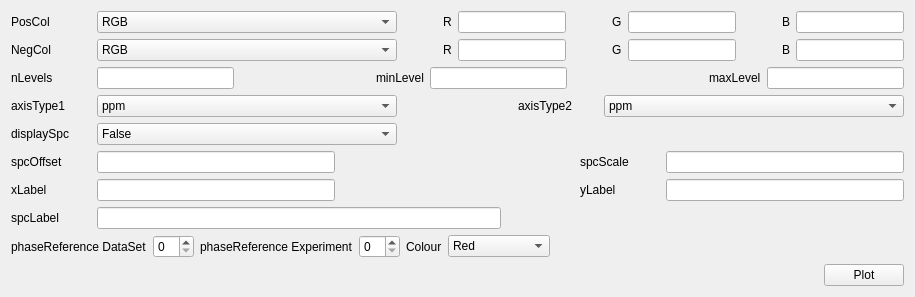
      <widget class="QWidget" name="dispParTab">
       <attribute name="title">
        <string>Display Parameters</string>
       </attribute>
       <layout class="QVBoxLayout" name="verticalLayout_4">
        <item>
         <layout class="QHBoxLayout" name="horizontalLayout_13">
          <item>
           <widget class="QLabel" name="label_36">
            <property name="minimumSize">
             <size>
              <width>80</width>
              <height>0</height>
             </size>
            </property>
            <property name="text">
             <string>PosCol</string>
            </property>
           </widget>
          </item>
          <item>
           <widget class="QComboBox" name="posCol">
            <property name="sizePolicy">
             <sizepolicy hsizetype="Preferred" vsizetype="Maximum">
              <horstretch>0</horstretch>
              <verstretch>0</verstretch>
             </sizepolicy>
            </property>
            <property name="minimumSize">
             <size>
              <width>300</width>
              <height>0</height>
             </size>
            </property>
            <item>
             <property name="text">
              <string>RGB</string>
             </property>
            </item>
            <item>
             <property name="text">
              <string>Red</string>
             </property>
            </item>
            <item>
             <property name="text">
              <string>Green</string>
             </property>
            </item>
            <item>
             <property name="text">
              <string>Blue</string>
             </property>
            </item>
            <item>
             <property name="text">
              <string>Black</string>
             </property>
            </item>
            <item>
             <property name="text">
              <string>Cyan</string>
             </property>
            </item>
            <item>
             <property name="text">
              <string>Magenta</string>
             </property>
            </item>
            <item>
             <property name="text">
              <string>Yellow</string>
             </property>
            </item>
            <item>
             <property name="text">
              <string>Gray</string>
             </property>
            </item>
            <item>
             <property name="text">
              <string>darkRed</string>
             </property>
            </item>
            <item>
             <property name="text">
              <string>darkGreen</string>
             </property>
            </item>
            <item>
             <property name="text">
              <string>darkBlue</string>
             </property>
            </item>
            <item>
             <property name="text">
              <string>darkCyan</string>
             </property>
            </item>
            <item>
             <property name="text">
              <string>darkMagenta</string>
             </property>
            </item>
           </widget>
          </item>
          <item>
           <spacer name="horizontalSpacer_22">
            <property name="orientation">
             <enum>Qt::Horizontal</enum>
            </property>
            <property name="sizeHint" stdset="0">
             <size>
              <width>40</width>
              <height>20</height>
             </size>
            </property>
           </spacer>
          </item>
          <item>
           <widget class="QLabel" name="label_35">
            <property name="text">
             <string>R</string>
            </property>
           </widget>
          </item>
          <item>
           <widget class="QLineEdit" name="posColR">
            <property name="alignment">
             <set>Qt::AlignCenter</set>
            </property>
           </widget>
          </item>
          <item>
           <spacer name="horizontalSpacer_20">
            <property name="orientation">
             <enum>Qt::Horizontal</enum>
            </property>
            <property name="sizeHint" stdset="0">
             <size>
              <width>40</width>
              <height>20</height>
             </size>
            </property>
           </spacer>
          </item>
          <item>
           <widget class="QLabel" name="label_33">
            <property name="text">
             <string>G</string>
            </property>
           </widget>
          </item>
          <item>
           <widget class="QLineEdit" name="posColG">
            <property name="alignment">
             <set>Qt::AlignCenter</set>
            </property>
           </widget>
          </item>
          <item>
           <spacer name="horizontalSpacer_18">
            <property name="orientation">
             <enum>Qt::Horizontal</enum>
            </property>
            <property name="sizeHint" stdset="0">
             <size>
              <width>40</width>
              <height>20</height>
             </size>
            </property>
           </spacer>
          </item>
          <item>
           <widget class="QLabel" name="label_31">
            <property name="text">
             <string>B</string>
            </property>
           </widget>
          </item>
          <item>
           <widget class="QLineEdit" name="posColB">
            <property name="alignment">
             <set>Qt::AlignCenter</set>
            </property>
           </widget>
          </item>
         </layout>
        </item>
        <item>
         <layout class="QHBoxLayout" name="horizontalLayout_15">
          <item>
           <widget class="QLabel" name="label_37">
            <property name="minimumSize">
             <size>
              <width>80</width>
              <height>0</height>
             </size>
            </property>
            <property name="text">
             <string>NegCol</string>
            </property>
           </widget>
          </item>
          <item>
           <widget class="QComboBox" name="negCol">
            <property name="sizePolicy">
             <sizepolicy hsizetype="Preferred" vsizetype="Maximum">
              <horstretch>0</horstretch>
              <verstretch>0</verstretch>
             </sizepolicy>
            </property>
            <property name="minimumSize">
             <size>
              <width>300</width>
              <height>0</height>
             </size>
            </property>
            <item>
             <property name="text">
              <string>RGB</string>
             </property>
            </item>
            <item>
             <property name="text">
              <string>Red</string>
             </property>
            </item>
            <item>
             <property name="text">
              <string>Green</string>
             </property>
            </item>
            <item>
             <property name="text">
              <string>Blue</string>
             </property>
            </item>
            <item>
             <property name="text">
              <string>Black</string>
             </property>
            </item>
            <item>
             <property name="text">
              <string>Cyan</string>
             </property>
            </item>
            <item>
             <property name="text">
              <string>Magenta</string>
             </property>
            </item>
            <item>
             <property name="text">
              <string>Yellow</string>
             </property>
            </item>
            <item>
             <property name="text">
              <string>Gray</string>
             </property>
            </item>
            <item>
             <property name="text">
              <string>darkRed</string>
             </property>
            </item>
            <item>
             <property name="text">
              <string>darkGreen</string>
             </property>
            </item>
            <item>
             <property name="text">
              <string>darkBlue</string>
             </property>
            </item>
            <item>
             <property name="text">
              <string>darkCyan</string>
             </property>
            </item>
            <item>
             <property name="text">
              <string>darkMagenta</string>
             </property>
            </item>
           </widget>
          </item>
          <item>
           <spacer name="horizontalSpacer_23">
            <property name="orientation">
             <enum>Qt::Horizontal</enum>
            </property>
            <property name="sizeHint" stdset="0">
             <size>
              <width>40</width>
              <height>20</height>
             </size>
            </property>
           </spacer>
          </item>
          <item>
           <widget class="QLabel" name="label_34">
            <property name="text">
             <string>R</string>
            </property>
           </widget>
          </item>
          <item>
           <widget class="QLineEdit" name="negColR">
            <property name="alignment">
             <set>Qt::AlignCenter</set>
            </property>
           </widget>
          </item>
          <item>
           <spacer name="horizontalSpacer_21">
            <property name="orientation">
             <enum>Qt::Horizontal</enum>
            </property>
            <property name="sizeHint" stdset="0">
             <size>
              <width>40</width>
              <height>20</height>
             </size>
            </property>
           </spacer>
          </item>
          <item>
           <widget class="QLabel" name="label_32">
            <property name="text">
             <string>G</string>
            </property>
           </widget>
          </item>
          <item>
           <widget class="QLineEdit" name="negColG">
            <property name="alignment">
             <set>Qt::AlignCenter</set>
            </property>
           </widget>
          </item>
          <item>
           <spacer name="horizontalSpacer_19">
            <property name="orientation">
             <enum>Qt::Horizontal</enum>
            </property>
            <property name="sizeHint" stdset="0">
             <size>
              <width>40</width>
              <height>20</height>
             </size>
            </property>
           </spacer>
          </item>
          <item>
           <widget class="QLabel" name="label_30">
            <property name="text">
             <string>B</string>
            </property>
           </widget>
          </item>
          <item>
           <widget class="QLineEdit" name="negColB">
            <property name="alignment">
             <set>Qt::AlignCenter</set>
            </property>
           </widget>
          </item>
         </layout>
        </item>
        <item>
         <layout class="QHBoxLayout" name="horizontalLayout_16">
          <item>
           <widget class="QLabel" name="label_29">
            <property name="minimumSize">
             <size>
              <width>80</width>
              <height>0</height>
             </size>
            </property>
            <property name="text">
             <string>nLevels</string>
            </property>
           </widget>
          </item>
          <item>
           <widget class="QLineEdit" name="nLevels">
            <property name="alignment">
             <set>Qt::AlignCenter</set>
            </property>
           </widget>
          </item>
          <item>
           <spacer name="horizontalSpacer_17">
            <property name="orientation">
             <enum>Qt::Horizontal</enum>
            </property>
            <property name="sizeHint" stdset="0">
             <size>
              <width>40</width>
              <height>20</height>
             </size>
            </property>
           </spacer>
          </item>
          <item>
           <widget class="QLabel" name="label_28">
            <property name="text">
             <string>minLevel</string>
            </property>
           </widget>
          </item>
          <item>
           <widget class="QLineEdit" name="minLevel">
            <property name="alignment">
             <set>Qt::AlignCenter</set>
            </property>
           </widget>
          </item>
          <item>
           <spacer name="horizontalSpacer_16">
            <property name="orientation">
             <enum>Qt::Horizontal</enum>
            </property>
            <property name="sizeHint" stdset="0">
             <size>
              <width>40</width>
              <height>20</height>
             </size>
            </property>
           </spacer>
          </item>
          <item>
           <widget class="QLabel" name="label_27">
            <property name="text">
             <string>maxLevel</string>
            </property>
           </widget>
          </item>
          <item>
           <widget class="QLineEdit" name="maxLevel">
            <property name="alignment">
             <set>Qt::AlignCenter</set>
            </property>
           </widget>
          </item>
         </layout>
        </item>
        <item>
         <layout class="QHBoxLayout" name="horizontalLayout_17">
          <item>
           <widget class="QLabel" name="label_26">
            <property name="minimumSize">
             <size>
              <width>80</width>
              <height>0</height>
             </size>
            </property>
            <property name="text">
             <string>axisType1</string>
            </property>
           </widget>
          </item>
          <item>
           <widget class="QComboBox" name="axisType1">
            <property name="sizePolicy">
             <sizepolicy hsizetype="Preferred" vsizetype="Maximum">
              <horstretch>0</horstretch>
              <verstretch>0</verstretch>
             </sizepolicy>
            </property>
            <property name="minimumSize">
             <size>
              <width>300</width>
              <height>0</height>
             </size>
            </property>
            <item>
             <property name="text">
              <string>ppm</string>
             </property>
            </item>
            <item>
             <property name="text">
              <string>Hz</string>
             </property>
            </item>
           </widget>
          </item>
          <item>
           <spacer name="horizontalSpacer_15">
            <property name="orientation">
             <enum>Qt::Horizontal</enum>
            </property>
            <property name="sizeHint" stdset="0">
             <size>
              <width>40</width>
              <height>20</height>
             </size>
            </property>
           </spacer>
          </item>
          <item>
           <widget class="QLabel" name="label_25">
            <property name="minimumSize">
             <size>
              <width>80</width>
              <height>0</height>
             </size>
            </property>
            <property name="text">
             <string>axisType2</string>
            </property>
           </widget>
          </item>
          <item>
           <widget class="QComboBox" name="axisType2">
            <property name="sizePolicy">
             <sizepolicy hsizetype="Preferred" vsizetype="Maximum">
              <horstretch>0</horstretch>
              <verstretch>0</verstretch>
             </sizepolicy>
            </property>
            <property name="minimumSize">
             <size>
              <width>300</width>
              <height>0</height>
             </size>
            </property>
            <item>
             <property name="text">
              <string>ppm</string>
             </property>
            </item>
            <item>
             <property name="text">
              <string>Hz</string>
             </property>
            </item>
           </widget>
          </item>
         </layout>
        </item>
        <item>
         <layout class="QHBoxLayout" name="horizontalLayout_18">
          <item>
           <widget class="QLabel" name="label_24">
            <property name="minimumSize">
             <size>
              <width>80</width>
              <height>0</height>
             </size>
            </property>
            <property name="text">
             <string>displaySpc</string>
            </property>
           </widget>
          </item>
          <item>
           <widget class="QComboBox" name="displaySpc">
            <property name="sizePolicy">
             <sizepolicy hsizetype="Preferred" vsizetype="Maximum">
              <horstretch>0</horstretch>
              <verstretch>0</verstretch>
             </sizepolicy>
            </property>
            <property name="minimumSize">
             <size>
              <width>300</width>
              <height>0</height>
             </size>
            </property>
            <item>
             <property name="text">
              <string>False</string>
             </property>
            </item>
            <item>
             <property name="text">
              <string>True</string>
             </property>
            </item>
           </widget>
          </item>
          <item>
           <spacer name="horizontalSpacer_9">
            <property name="orientation">
             <enum>Qt::Horizontal</enum>
            </property>
            <property name="sizeHint" stdset="0">
             <size>
              <width>40</width>
              <height>20</height>
             </size>
            </property>
           </spacer>
          </item>
         </layout>
        </item>
        <item>
         <layout class="QHBoxLayout" name="horizontalLayout_19">
          <item>
           <widget class="QLabel" name="label_23">
            <property name="minimumSize">
             <size>
              <width>80</width>
              <height>0</height>
             </size>
            </property>
            <property name="text">
             <string>spcOffset</string>
            </property>
           </widget>
          </item>
          <item>
           <widget class="QLineEdit" name="spcOffset">
            <property name="minimumSize">
             <size>
              <width>200</width>
              <height>0</height>
             </size>
            </property>
            <property name="alignment">
             <set>Qt::AlignCenter</set>
            </property>
           </widget>
          </item>
          <item>
           <spacer name="horizontalSpacer_14">
            <property name="orientation">
             <enum>Qt::Horizontal</enum>
            </property>
            <property name="sizeHint" stdset="0">
             <size>
              <width>40</width>
              <height>20</height>
             </size>
            </property>
           </spacer>
          </item>
          <item>
           <widget class="QLabel" name="label_22">
            <property name="minimumSize">
             <size>
              <width>80</width>
              <height>0</height>
             </size>
            </property>
            <property name="text">
             <string>spcScale</string>
            </property>
           </widget>
          </item>
          <item>
           <widget class="QLineEdit" name="spcScale">
            <property name="minimumSize">
             <size>
              <width>200</width>
              <height>0</height>
             </size>
            </property>
            <property name="alignment">
             <set>Qt::AlignCenter</set>
            </property>
           </widget>
          </item>
         </layout>
        </item>
        <item>
         <layout class="QHBoxLayout" name="horizontalLayout_20">
          <item>
           <widget class="QLabel" name="label_21">
            <property name="minimumSize">
             <size>
              <width>80</width>
              <height>0</height>
             </size>
            </property>
            <property name="text">
             <string>xLabel</string>
            </property>
           </widget>
          </item>
          <item>
           <widget class="QLineEdit" name="xLabel">
            <property name="minimumSize">
             <size>
              <width>200</width>
              <height>0</height>
             </size>
            </property>
            <property name="alignment">
             <set>Qt::AlignCenter</set>
            </property>
           </widget>
          </item>
          <item>
           <spacer name="horizontalSpacer_13">
            <property name="orientation">
             <enum>Qt::Horizontal</enum>
            </property>
            <property name="sizeHint" stdset="0">
             <size>
              <width>40</width>
              <height>20</height>
             </size>
            </property>
           </spacer>
          </item>
          <item>
           <widget class="QLabel" name="label_20">
            <property name="minimumSize">
             <size>
              <width>80</width>
              <height>0</height>
             </size>
            </property>
            <property name="text">
             <string>yLabel</string>
            </property>
           </widget>
          </item>
          <item>
           <widget class="QLineEdit" name="yLabel">
            <property name="minimumSize">
             <size>
              <width>200</width>
              <height>0</height>
             </size>
            </property>
            <property name="alignment">
             <set>Qt::AlignCenter</set>
            </property>
           </widget>
          </item>
         </layout>
        </item>
        <item>
         <layout class="QHBoxLayout" name="horizontalLayout_21">
          <item>
           <widget class="QLabel" name="label_19">
            <property name="minimumSize">
             <size>
              <width>80</width>
              <height>0</height>
             </size>
            </property>
            <property name="text">
             <string>spcLabel </string>
            </property>
           </widget>
          </item>
          <item>
           <widget class="QLineEdit" name="spcLabel">
            <property name="minimumSize">
             <size>
              <width>300</width>
              <height>0</height>
             </size>
            </property>
            <property name="alignment">
             <set>Qt::AlignCenter</set>
            </property>
           </widget>
          </item>
          <item>
           <spacer name="horizontalSpacer_6">
            <property name="orientation">
             <enum>Qt::Horizontal</enum>
            </property>
            <property name="sizeHint" stdset="0">
             <size>
              <width>40</width>
              <height>20</height>
             </size>
            </property>
           </spacer>
          </item>
         </layout>
        </item>
        <item>
         <layout class="QHBoxLayout" name="horizontalLayout_31">
          <item>
           <widget class="QLabel" name="label_46">
            <property name="text">
             <string>phaseReference DataSet</string>
            </property>
           </widget>
          </item>
          <item>
           <widget class="QSpinBox" name="phRefDS"/>
          </item>
          <item>
           <widget class="QLabel" name="label_48">
            <property name="text">
             <string>phaseReference Experiment</string>
            </property>
           </widget>
          </item>
          <item>
           <widget class="QSpinBox" name="phRefExp"/>
          </item>
          <item>
           <widget class="QLabel" name="label_49">
            <property name="text">
             <string>Colour</string>
            </property>
           </widget>
          </item>
          <item>
           <widget class="QComboBox" name="phRefColour">
            <property name="sizePolicy">
             <sizepolicy hsizetype="Preferred" vsizetype="Maximum">
              <horstretch>0</horstretch>
              <verstretch>0</verstretch>
             </sizepolicy>
            </property>
            <item>
             <property name="text">
              <string>Red</string>
             </property>
            </item>
            <item>
             <property name="text">
              <string>Green</string>
             </property>
            </item>
            <item>
             <property name="text">
              <string>Blue</string>
             </property>
            </item>
            <item>
             <property name="text">
              <string>Black</string>
             </property>
            </item>
            <item>
             <property name="text">
              <string>Cyan</string>
             </property>
            </item>
            <item>
             <property name="text">
              <string>Magenta</string>
             </property>
            </item>
            <item>
             <property name="text">
              <string>Yellow</string>
             </property>
            </item>
            <item>
             <property name="text">
              <string>Gray</string>
             </property>
            </item>
            <item>
             <property name="text">
              <string>darkRed</string>
             </property>
            </item>
            <item>
             <property name="text">
              <string>darkGreen</string>
             </property>
            </item>
            <item>
             <property name="text">
              <string>darkBlue</string>
             </property>
            </item>
            <item>
             <property name="text">
              <string>darkCyan</string>
             </property>
            </item>
            <item>
             <property name="text">
              <string>darkMagenta</string>
             </property>
            </item>
           </widget>
          </item>
          <item>
           <spacer name="horizontalSpacer_12">
            <property name="orientation">
             <enum>Qt::Horizontal</enum>
            </property>
            <property name="sizeHint" stdset="0">
             <size>
              <width>40</width>
              <height>20</height>
             </size>
            </property>
           </spacer>
          </item>
         </layout>
        </item>
        <item>
         <layout class="QHBoxLayout" name="horizontalLayout_22">
          <item>
           <spacer name="horizontalSpacer_5">
            <property name="orientation">
             <enum>Qt::Horizontal</enum>
            </property>
            <property name="sizeHint" stdset="0">
             <size>
              <width>40</width>
              <height>20</height>
             </size>
            </property>
           </spacer>
          </item>
          <item>
           <widget class="QPushButton" name="dispPlotButton">
            <property name="text">
             <string>Plot</string>
            </property>
           </widget>
          </item>
         </layout>
        </item>
       </layout>
      </widget>
